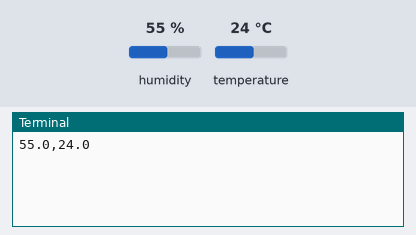
The program below on a simulated Raspberry Pi (BCM pin numbers). Shown: the last lines printed to the terminal. Inputs (shaded band) come from the test bench; at power-on: humidity 55 %, temperature 24 °C.

Above: at 1.2 s.
1.3 s: humidity set to 22 %
At 3.1 s:
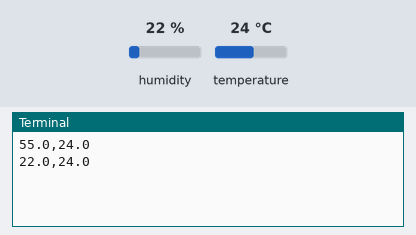
3.4 s: temperature set to 12 °C
At 4.1 s:
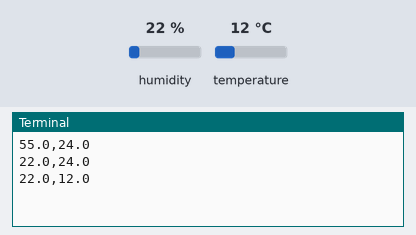
5.5 s: humidity set to 40 %
At 7.0 s:
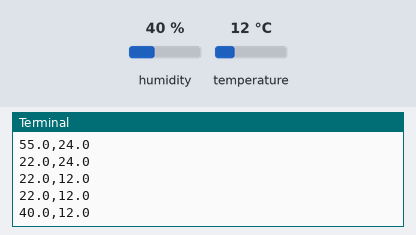
Timing chart, 0 to 8.5 s (numbered marks = the images above; inputs shaded):
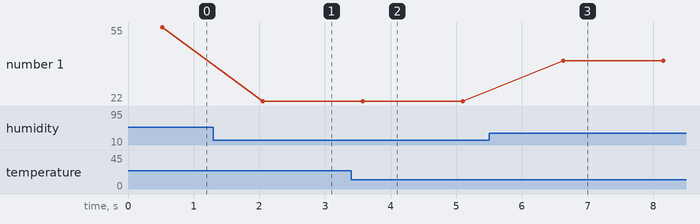

Measured:
- after the input at 1.3 s, the terminal: prints a new line after 0.75 s (image 1)
- after the input at 3.4 s, the terminal: prints a new line after 0.18 s (image 2)
- after the input at 5.5 s, the terminal: prints a new line after 1.1 s (image 3)
- plotted number 1: 55 → 22 after the input at 1.3 s, 22 → 40 after the input at 5.5 s

The program:

DHT11_Sensor.py
```python
import  time
import Adafruit_DHT as dht11
sensor = dht11.DHT11
pin = 17
while True:
    hum,temp = dht11.read_retry(dht11.DHT11, pin)
    if hum is not None and temp is not None:
        ### 여기서 온도, 습도값을 mqtt로 서버에 전달
        ### 몽고디비에 저장
        print(str(hum)+","+str(temp))
    else:
        print("error")
    time.sleep(1)
```
